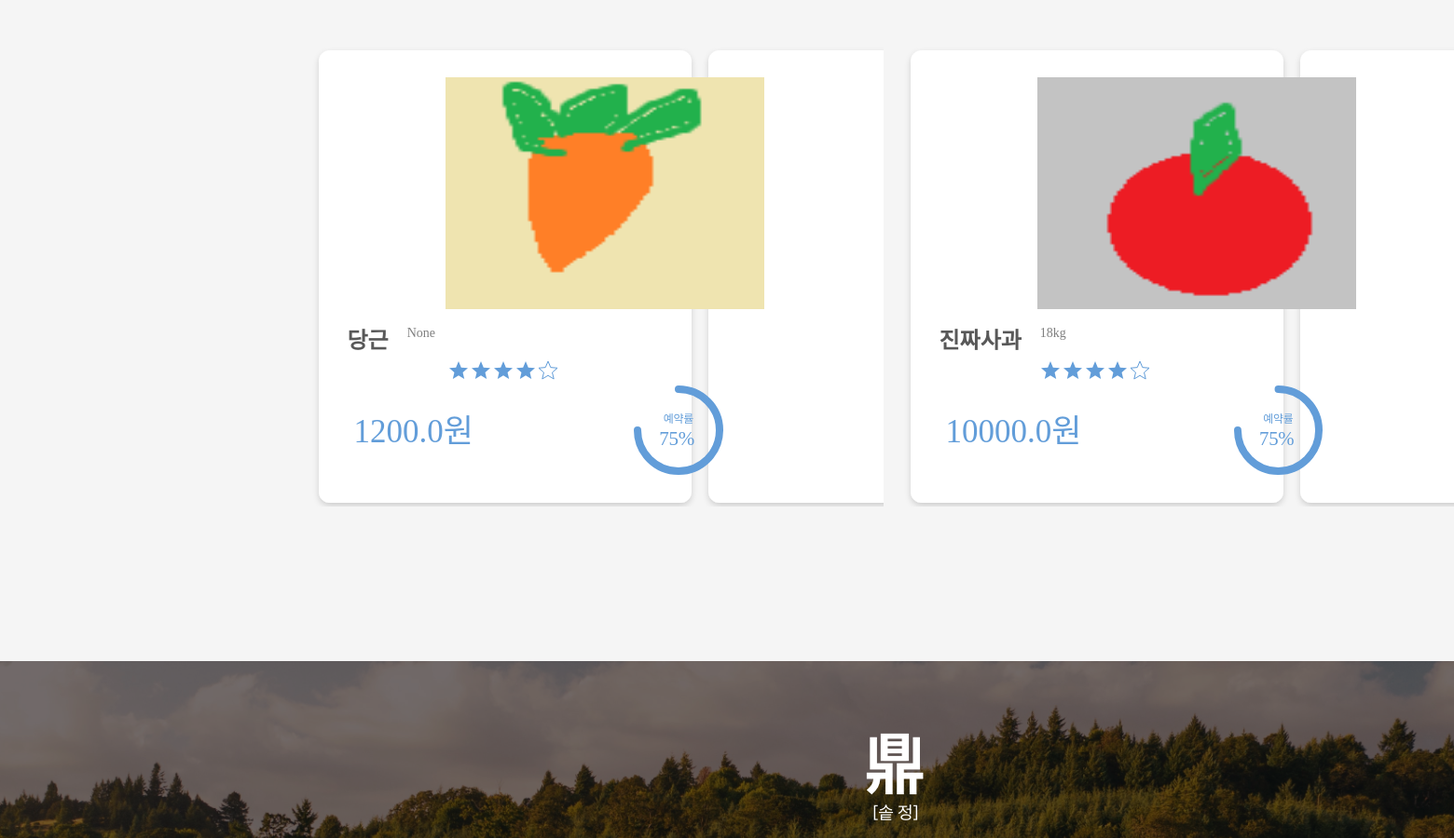
Before: /main/ (middle part) with the older database file.
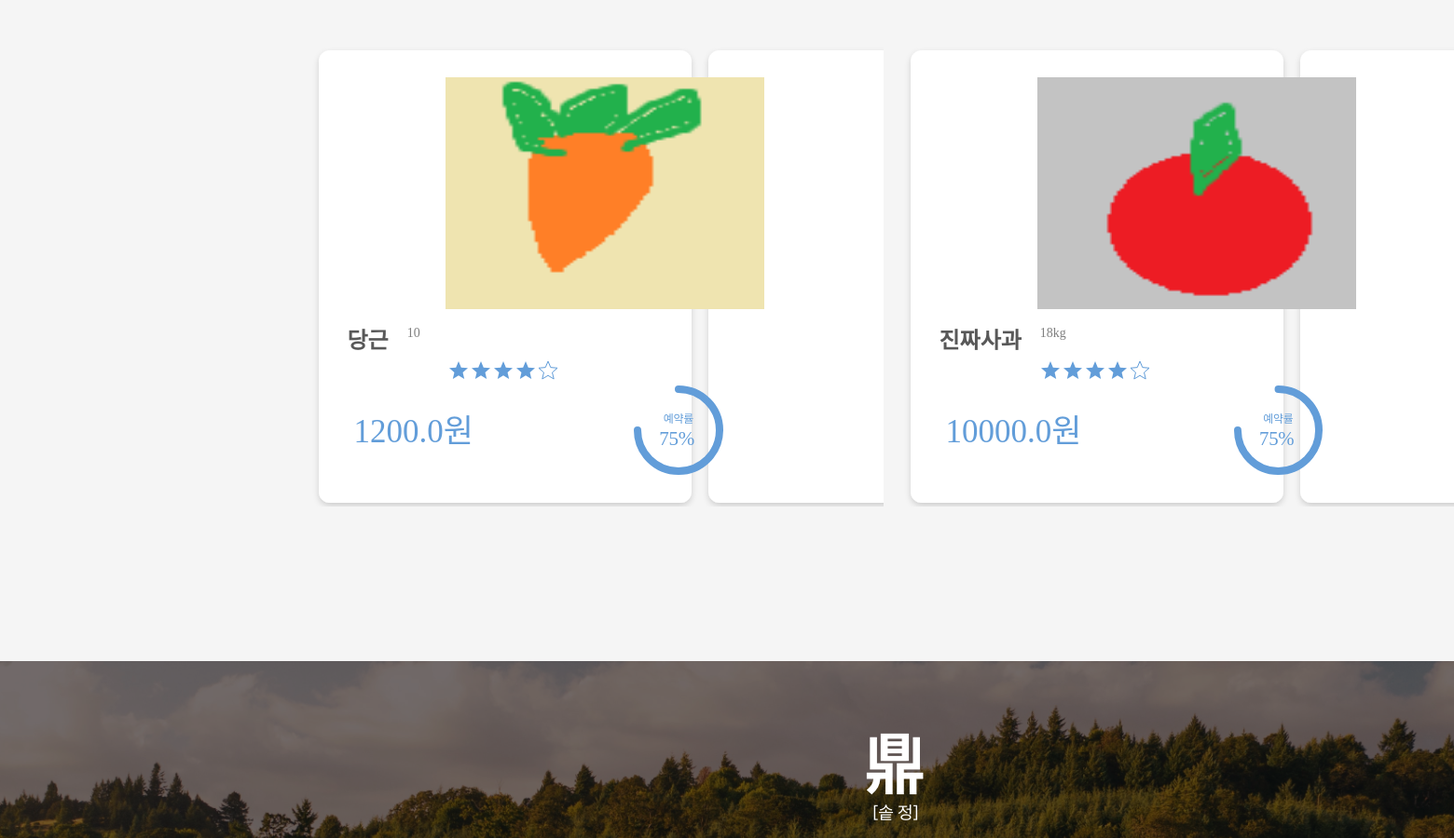
After: the same page with the newer database file.
### ownerApp/models.py (models this page shows, shortened)
class Product(models.Model):
    store = models.ForeignKey(Store, on_delete=models.CASCADE)
    name =  models.CharField(max_length=30)
    price = models.FloatField()
    intro = models.TextField()
    Thumbnail = models.ImageField(upload_to='thumimg', null=True)
    introImage = models.ImageField(upload_to='productimg', null=True)
    salesRate = models.IntegerField(default=0, null=True)
    category = models.CharField(max_length=30, null=True)
    expect = models.CharField(max_length=50, null=True)
    amount = models.CharField(max_length=30, null=True)
    expectD1 = models.DateField(null=True)
    expectD2 = models.DateField(null=True)
    deliveryD1 = models.DateField(null=True)
    deliveryD2 = models.DateField(null=True)
    deliveryOption =  models.CharField(max_length=30, null=True)
    region = models.CharField(max_length=50, null=True)
    age1_M_B = models.IntegerField(null=True, default=0)
    age1_M_W = models.IntegerField(null=True, default=0)
    age1_M_G = models.IntegerField(null=True, default=0)
    age1_W_B = models.IntegerField(null=True, default=0)
    age1_W_W = models.IntegerField(null=True, default=0)
    age1_W_G = models.IntegerField(null=True, default=0)
    age2_M_B = models.IntegerField(null=True, default=0)
    age2_M_W = models.IntegerField(null=True, default=0)
    age2_M_G = models.IntegerField(null=True, default=0)
    age2_W_B = models.IntegerField(null=True, default=0)
    age2_W_W = models.IntegerField(null=True, default=0)
    age2_W_G = models.IntegerField(null=True, default=0)
    age3_M_B = models.IntegerField(null=True, default=0)
    age3_M_W = models.IntegerField(null=True, default=0)
    age3_M_G = models.IntegerField(null=True, default=0)
    age3_W_B = models.IntegerField(null=True, default=0)
    age3_W_W = models.IntegerField(null=True, default=0)
    age3_W_G = models.IntegerField(null=True, default=0)
    age4_M_B = models.IntegerField(null=True, default=0)
    age4_M_W = models.IntegerField(null=True, default=0)
    age4_M_G = models.IntegerField(null=True, default=0)
    age4_W_B = models.IntegerField(null=True, default=0)
    age4_W_W = models.IntegerField(null=True, default=0)
    age4_W_G = models.IntegerField(null=True, default=0)

### userApp/views.py (the view)
# urls.py: path('main/', views.main, name='main'),
def main(request):
    context={}
    products = Product.objects.all()[:3]
    context['products'] = products
    return render(request, 'userApp/main.html',context)

### userApp/templates/userApp/main.html (shortened to what this page needs)
{% load static %}
<!DOCTYPE html>
<html lang="en">
<head>
    <link rel="stylesheet" type="text/css" href="../../static/userApp/main.css">
</head>
<body>
    <div class="main_text0">
        <div class="maincontainer">
            <ul  class="icon4">
                {% for pro in products%}
                <li>
                    <div class="tomato5">
                        <a href="{% url 'userApp:detail' pro.pk %}">
                            <div class="image1">
                                {% if pro.Thumbnail == null %}
                                <img src="../../../static/img/ThumbnailSOT.png" style="width: 342px;height: 249px;" alt=""><br></div>
                                {% else %}
                                <img src="../../..{{pro.Thumbnail.url}}" style="width: 342px;height: 249px;" alt=""><br></div>
                                {% endif %}
                            <div class="name">
                                <div class="title">
                                    <div id1="minititle">{{pro.name}}</div></div>
                                <div class="miniamount">
                                    <div id2="miniamount">{{pro.amount}}</div></div>
                            </div>
                            <div class="star">
                                <img src="../../../static/img/star 8.svg" alt=""></div>
                            <div class="price">
                                <div class="price1">
                                    <div>{{pro.price}}원</div></div>
                                <div class="reserve1">
                                    <div><img src="../../../static/img/75.svg"></div></div>
                            </div>
                        </a>
                    </div>
                </li>
                {% endfor %}
            </ul>
        </div>
    </div>
    <div class="main_text1">
    </div>
</body>

### userApp/static/userApp/main.css (style rules this page uses)
* { list-style:none; text-decoration:none; border-collapse:collapse; margin:0px; padding:0px; }
.main_text0 { top: 747px; width: 1915px; height: 900px; background: transparent url('../../../static/img/square.svg') 0% 0% no-repeat padding-box; opacity: 1; }
.main_text0 li { text-align:center; top:25px; padding-top:10px; }
.main_text0 { padding-top:20px; }
.icon4 { width:1250px; margin:auto; height:486px; display:flex; }
.icon4>li { flex:1; background-image:url("../../../static/img/squarewhite.svg "); height:486px; margin-top:50px; }
.icon4>li:not(:last-child) { margin-right:20px; }
.name { display:flex; }
.image1 { margin-top:25px; margin-left:17px; }
.title { font-size:24px; margin-left:40px; margin-top:10px; color:#585858; font-weight:bolder; }
.miniamount { margin-left:20px; margin-top:14px; color:gray; font-size:14px; }
.star { margin-top:5px; margin-right:200px; }
.reserve1 { flex:1; }
.price1 { color:#629dd9; font:bolder; font-size:35px; margin-top:20px; margin-left:47px; }
.price { display:flex; }
.main_text1 { background-image:url("../../../static/img/te.png"); width: 1920px; height: 440px; margin-top:-70px; }

Changed rows visible on the page:
changed Product "당근": amount "None" → "10"
